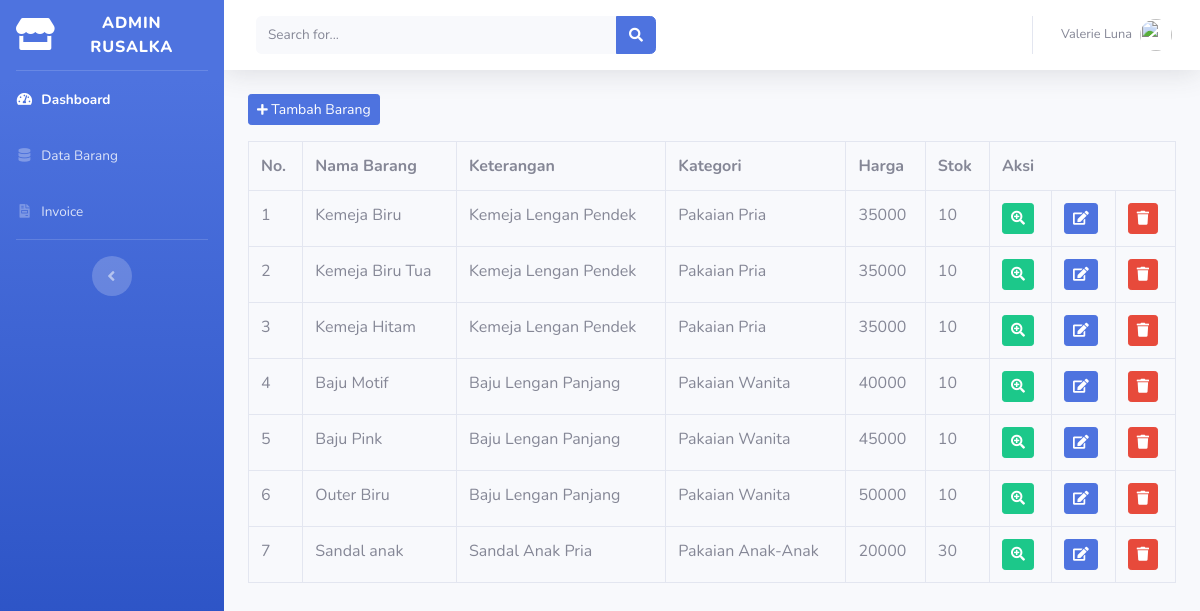
The page /index.php/admin/data_barang on the database as committed earlier.
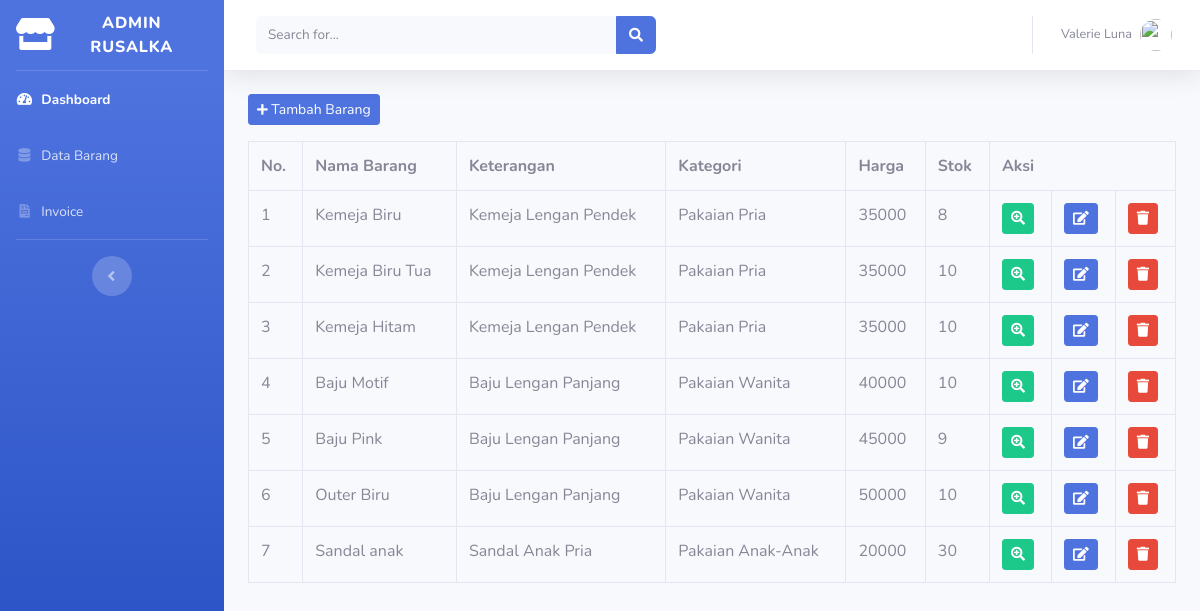
The same page on the database as committed later.
### tables this page shows
CREATE TABLE `tb_barang` (
  `id_brg` int(11) NOT NULL,
  `nama_brg` varchar(120) NOT NULL,
  `keterangan` varchar(225) NOT NULL,
  `kategori` varchar(60) NOT NULL,
  `harga` int(11) NOT NULL,
  `stok` int(4) NOT NULL,
  `gambar` text NOT NULL
);

### application/controllers/admin/data_barang.php (called while the page is built, shortened)
<?php
class Data_barang extends CI_Controller
{
    public function index()
    {
        $data['barang'] = $this->model_barang->tampil_data()->result();
        $this->load->view('templates_admin/header');
        $this->load->view('templates_admin/sidebar');
        $this->load->view('admin/data_barang', $data);
        $this->load->view('templates_admin/footer');
    }
}

### index.php (called while the page is built, shortened)
<?php
require_once BASEPATH.'core/CodeIgniter.php';

### application/models/model_barang.php (called while the page is built, shortened)
<?php
class Model_barang extends CI_Model
{
    public function tampil_data()
    {
        return $this->db->get('tb_barang');
    }
}

### application/views/admin/data_barang.php (the view, shortened to what this page needs)
<div class="container-fluid">
    <button class="btn btn-sm btn-primary mb-3" data-toggle="modal" data-target="#tambah_barang"><i class="fas fa-plus fa-sm"></i> Tambah Barang</button>
    <table class="table table-bordered">
        <tr>
            <th>No.</th>
            <th>Nama Barang</th>
            <th>Keterangan</th>
            <th>Kategori</th>
            <th>Harga</th>
            <th>Stok</th>
            <th colspan="3">Aksi</th>
        </tr>
        <?php
        $no = 1;
        foreach ($barang as $brg) : ?>
            <tr>
                <td><?php echo $no++ ?></td>
                <td><?php echo $brg->nama_brg ?></td>
                <td><?php echo $brg->keterangan ?></td>
                <td><?php echo $brg->kategori ?></td>
                <td><?php echo $brg->harga ?></td>
                <td><?php echo $brg->stok ?></td>
                <td>
                    <div class="btn btn-success btn-sm"><i class="fas fa-search-plus"></i></div>
                </td>
                <td>
                    <?php echo anchor('admin/data_barang/edit/' . $brg->id_brg, '<div class="btn btn-primary btn-sm"><i class="fas fa-edit"></i></div>') ?>
                </td>
                <td>
                    <?php echo anchor('admin/data_barang/hapus/' . $brg->id_brg, '<div class="btn btn-danger btn-sm"><i class="fas fa-trash"></i></div>') ?>
                </td>
            </tr>
        <?php endforeach; ?>
    </table>
</div>

Rows that differ between the two databases and show on the page:
changed tb_barang "Kemeja Biru": stok "10" → "8"
changed tb_barang "Baju Pink": stok "10" → "9"
